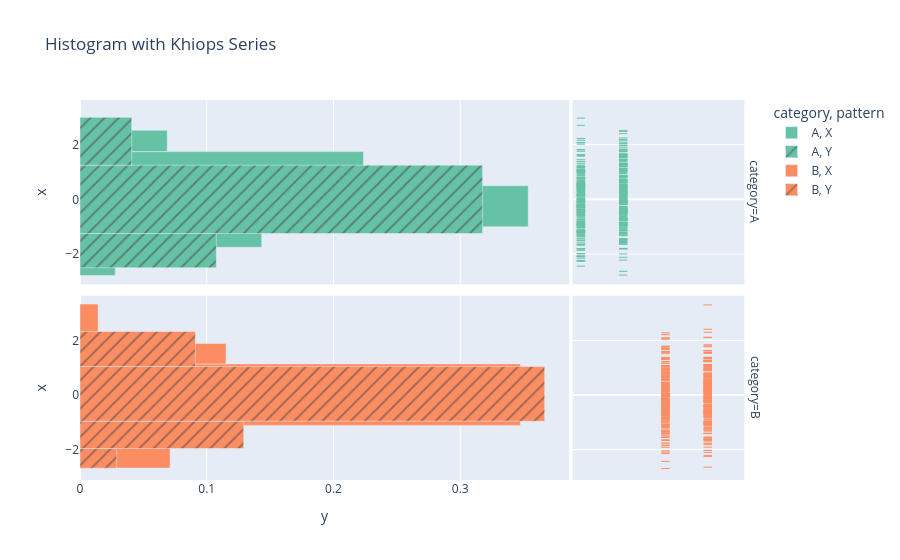

Write notebook code for a chart like this one.
### Markdown cell above
## Example 1: Simple Histogram with Automatic Binning

The key feature of Khisto is automatic optimal binning. When you don't specify `nbins`, Khisto analyzes your data and determines the best bin configuration.

### Code cell
import pandas as pd
import plotly.express as px

data = np.random.normal(0, 1, 1000)
data = pd.DataFrame(
    {
        "value": data,
        "category": np.random.choice(["A", "B"], size=1000),
        "pattern": np.random.choice(["X", "Y"], size=1000),
    }
)

fig = histogram(
    data,
    x="value",
    orientation="h",
    color="category",
    pattern_shape="pattern",
    # facet_col="pattern",
    title="Histogram with Khiops Series",
    color_discrete_sequence=px.colors.qualitative.Set2,
    facet_row="category",
    barmode="group",
    marginal="rug",
)
fig.show()

### Figure 1 — Plotly figure (JSON) as saved in the notebook; plotly's stock layout.template omitted (floating-point values rounded to 4 significant figures; data arrays with more than 128 entries replaced by an {"elided": "..."} marker saying what was removed)
{"data": [{"alignmentgroup": "True", "hovertemplate": "category=A<br>pattern=X<br>y=%{x}<br>x=%{y}<extra></extra>", "legendgroup": "A, X", "marker": {"color": "rgb(102,194,165)", "pattern": {"shape": ""}}, "name": "A, X", "offsetgroup": "A, X", "orientation": "h", "showlegend": true, "type": "bar", "width": [1.031, 0.75, 1.5, 1.25, 0.7812], "x": [0.0278, 0.1434, 0.3536, 0.2237, 0.06882], "xaxis": "x3", "y": [-2.266, -1.375, -0.25, 1.125, 2.141], "yaxis": "y3"}, {"alignmentgroup": "True", "boxpoints": "all", "fillcolor": "rgba(255,255,255,0)", "hoveron": "points", "hovertemplate": "category=A<br>pattern=X<br>x=%{y}<extra></extra>", "jitter": 0, "legendgroup": "A, X", "line": {"color": "rgba(255,255,255,0)"}, "marker": {"color": "rgb(102,194,165)", "symbol": "line-ew-open"}, "name": "A, X", "offsetgroup": "A, X", "showlegend": false, "type": "box", "xaxis": "x4", "y": {"elided": "238 float values"}, "yaxis": "y4"}, {"alignmentgroup": "True", "hovertemplate": "category=A<br>pattern=Y<br>y=%{x}<br>x=%{y}<extra></extra>", "legendgroup": "A, Y", "marker": {"color": "rgb(102,194,165)", "pattern": {"shape": "/"}}, "name": "A, Y", "offsetgroup": "A, Y", "orientation": "h", "showlegend": true, "type": "bar", "width": [1.25, 2.5, 1.75], "x": [0.1076, 0.3176, 0.04082], "xaxis": "x3", "y": [-1.875, 0.0, 2.125], "yaxis": "y3"}, {"alignmentgroup": "True", "boxpoints": "all", "fillcolor": "rgba(255,255,255,0)", "hoveron": "points", "hovertemplate": "category=A<br>pattern=Y<br>x=%{y}<extra></extra>", "jitter": 0, "legendgroup": "A, Y", "line": {"color": "rgba(255,255,255,0)"}, "marker": {"color": "rgb(102,194,165)", "symbol": "line-ew-open"}, "name": "A, Y", "offsetgroup": "A, Y", "showlegend": false, "type": "box", "xaxis": "x4", "y": {"elided": "279 float values"}, "yaxis": "y4"}, {"alignmentgroup": "True", "hovertemplate": "category=B<br>pattern=X<br>y=%{x}<br>x=%{y}<extra></extra>", "legendgroup": "B, X", "marker": {"color": "rgb(252,141,98)", "pattern": {"shape": ""}}, "name": "B, X", "offsetgroup": "B, X", "orientation": "h", "showlegend": true, "type": "bar", "width": [1.562, 2.25, 0.75, 1.438], "x": [0.07111, 0.3475, 0.1152, 0.01431], "xaxis": "x", "y": [-1.906, 0.0, 1.5, 2.594], "yaxis": "y"}, {"alignmentgroup": "True", "boxpoints": "all", "fillcolor": "rgba(255,255,255,0)", "hoveron": "points", "hovertemplate": "category=B<br>pattern=X<br>x=%{y}<extra></extra>", "jitter": 0, "legendgroup": "B, X", "line": {"color": "rgba(255,255,255,0)"}, "marker": {"color": "rgb(252,141,98)", "symbol": "line-ew-open"}, "name": "B, X", "offsetgroup": "B, X", "showlegend": false, "type": "box", "xaxis": "x2", "y": {"elided": "240 float values"}, "yaxis": "y2"}, {"alignmentgroup": "True", "hovertemplate": "category=B<br>pattern=Y<br>y=%{x}<br>x=%{y}<extra></extra>", "legendgroup": "B, Y", "marker": {"color": "rgb(252,141,98)", "pattern": {"shape": "/"}}, "name": "B, Y", "offsetgroup": "B, Y", "orientation": "h", "showlegend": true, "type": "bar", "width": [0.7188, 1, 2, 1.281], "x": [0.02899, 0.1292, 0.3667, 0.09106], "xaxis": "x", "y": [-2.359, -1.5, 0.0, 1.641], "yaxis": "y"}, {"alignmentgroup": "True", "boxpoints": "all", "fillcolor": "rgba(255,255,255,0)", "hoveron": "points", "hovertemplate": "category=B<br>pattern=Y<br>x=%{y}<extra></extra>", "jitter": 0, "legendgroup": "B, Y", "line": {"color": "rgba(255,255,255,0)"}, "marker": {"color": "rgb(252,141,98)", "symbol": "line-ew-open"}, "name": "B, Y", "offsetgroup": "B, Y", "showlegend": false, "type": "box", "xaxis": "x2", "y": {"elided": "243 float values"}, "yaxis": "y2"}], "layout": {"annotations": [{"font": {}, "showarrow": false, "text": "category=B", "textangle": 90, "x": 0.98, "xanchor": "left", "xref": "paper", "y": 0.2425, "yanchor": "middle", "yref": "paper"}, {"font": {}, "showarrow": false, "text": "category=A", "textangle": 90, "x": 0.98, "xanchor": "left", "xref": "paper", "y": 0.7575, "yanchor": "middle", "yref": "paper"}], "legend": {"title": {"text": "category, pattern"}, "tracegroupgap": 0}, "title": {"text": "Histogram with Khiops Series"}, "xaxis": {"anchor": "y", "domain": [0, 0.7215], "title": {"text": "y"}}, "xaxis2": {"anchor": "y2", "domain": [0.7265, 0.98], "matches": "x2", "showgrid": false, "showline": false, "showticklabels": false, "ticks": ""}, "xaxis3": {"anchor": "y3", "domain": [0, 0.7215], "matches": "x", "showticklabels": false}, "xaxis4": {"anchor": "y4", "domain": [0.7265, 0.98], "matches": "x2", "showgrid": false, "showline": false, "showticklabels": false, "ticks": ""}, "yaxis": {"anchor": "x", "domain": [0, 0.485], "title": {"text": "x"}}, "yaxis2": {"anchor": "x2", "domain": [0, 0.485], "matches": "y", "showgrid": true, "showticklabels": false}, "yaxis3": {"anchor": "x3", "domain": [0.515, 1], "matches": "y", "title": {"text": "x"}}, "yaxis4": {"anchor": "x4", "domain": [0.515, 1], "matches": "y", "showgrid": true, "showticklabels": false}}}
